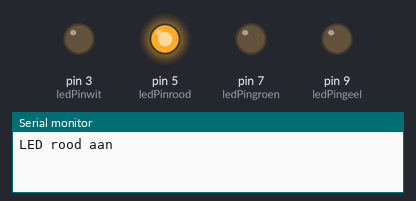
A sketch run on a simulated Arduino Uno, built with avr-gcc and run on an emulated ATmega328P. Shown: output pins drawn as LEDs (lit = HIGH), the last lines printed to the serial monitor.

Above: at 0.5 s.
At 2.5 s:
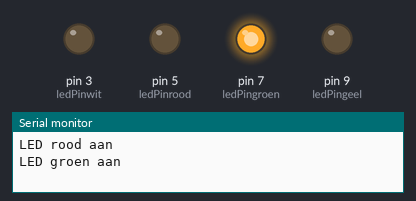
At 4.5 s:
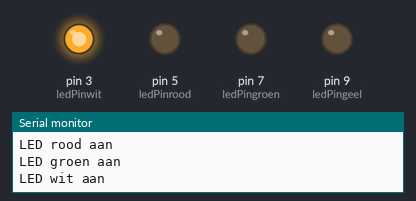
At 6.5 s:
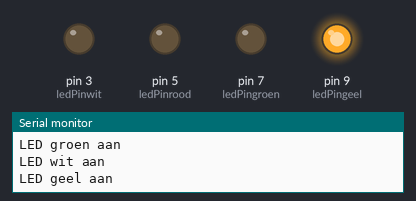
At 7.5 s:
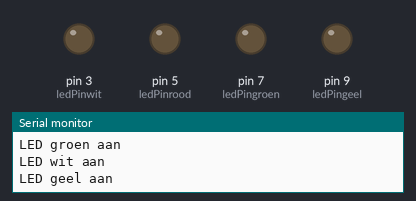
Timing chart, 0 to 10.4 s (numbered marks = the images above):
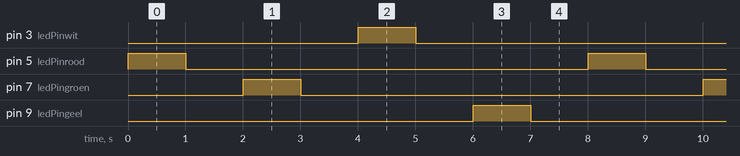

Measured:
- by itself, pin 3 (ledPinwit), pin 5 (ledPinrood), pin 7 (ledPingroen), pin 9 (ledPingeel): alternates HIGH for 1.0 s and LOW for 7.0 s
- by itself, everything shown: repeats every 8.0 s, in 8 steps

The sketch:

outputs_valideren.ino
```cpp
int ledPinrood = 5;
int ledPingroen = 7;
int ledPinwit = 3;
int ledPingeel = 9;


void setup() {
  pinMode(ledPinrood, OUTPUT);
  pinMode(ledPingroen, OUTPUT);
  pinMode(ledPinwit, OUTPUT);
  pinMode(ledPingeel, OUTPUT);

  Serial.begin(9600);
}


void loop() {
  digitalWrite(ledPinrood, HIGH);
  Serial.println("LED rood aan");
  delay(1000);
  digitalWrite(ledPinrood, LOW);
  delay(1000);

  digitalWrite(ledPingroen, HIGH);
  Serial.println("LED groen aan");
  delay(1000);
  digitalWrite(ledPingroen, LOW);
  delay(1000);

  digitalWrite(ledPinwit, HIGH);
  Serial.println("LED wit aan");
  delay(1000);
  digitalWrite(ledPinwit, LOW);
  delay(1000);

  digitalWrite(ledPingeel, HIGH);
  Serial.println("LED geel aan");
  delay(1000);
  digitalWrite(ledPingeel, LOW);
  delay(1000);
}
```
